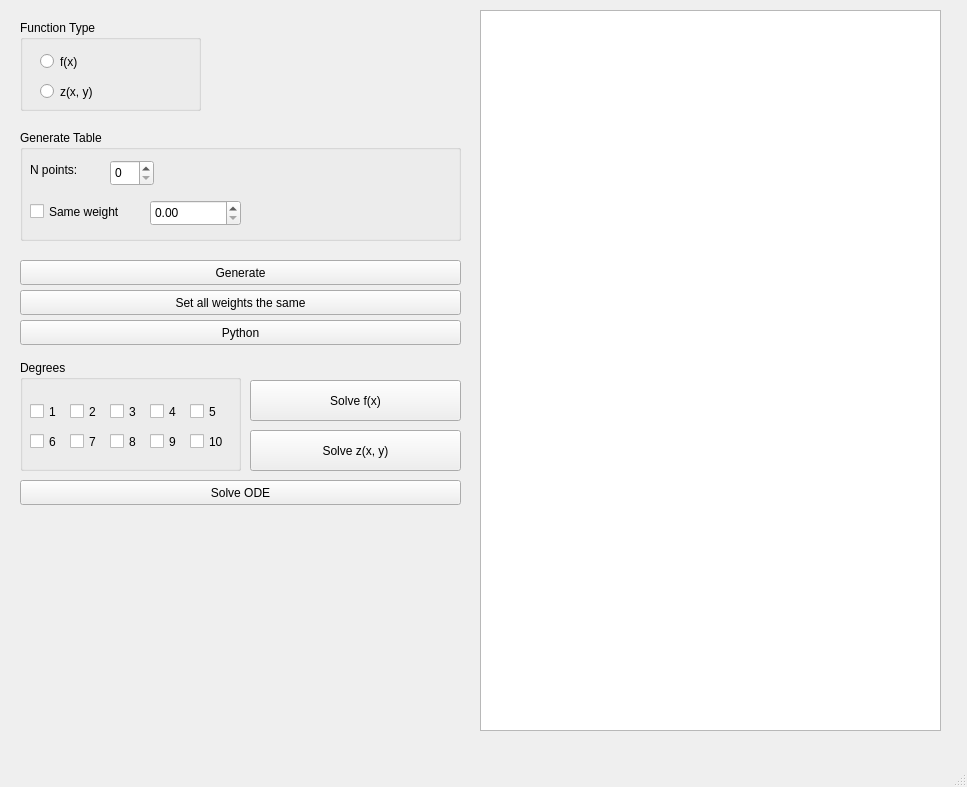
<?xml version="1.0" encoding="UTF-8"?>
<ui version="4.0">
 <class>MainWindow</class>
 <widget class="QMainWindow" name="MainWindow">
  <property name="geometry">
   <rect>
    <x>0</x>
    <y>0</y>
    <width>967</width>
    <height>787</height>
   </rect>
  </property>
  <property name="windowTitle">
   <string>MainWindow</string>
  </property>
  <widget class="QWidget" name="centralwidget">
   <widget class="QTableWidget" name="tableWidget">
    <property name="geometry">
     <rect>
      <x>480</x>
      <y>10</y>
      <width>461</width>
      <height>721</height>
     </rect>
    </property>
   </widget>
   <widget class="QGroupBox" name="groupBox_2">
    <property name="geometry">
     <rect>
      <x>20</x>
      <y>20</y>
      <width>181</width>
      <height>91</height>
     </rect>
    </property>
    <property name="title">
     <string>Function Type</string>
    </property>
    <widget class="QRadioButton" name="radioButton_SVFunction">
     <property name="geometry">
      <rect>
       <x>20</x>
       <y>30</y>
       <width>112</width>
       <height>23</height>
      </rect>
     </property>
     <property name="text">
      <string>f(x)</string>
     </property>
    </widget>
    <widget class="QRadioButton" name="radioButtonTVFunction">
     <property name="geometry">
      <rect>
       <x>20</x>
       <y>60</y>
       <width>112</width>
       <height>23</height>
      </rect>
     </property>
     <property name="text">
      <string>z(x, y)</string>
     </property>
    </widget>
   </widget>
   <widget class="QGroupBox" name="groupBox_3">
    <property name="geometry">
     <rect>
      <x>20</x>
      <y>130</y>
      <width>441</width>
      <height>111</height>
     </rect>
    </property>
    <property name="title">
     <string>Generate Table</string>
    </property>
    <widget class="QLabel" name="labelNPoints">
     <property name="geometry">
      <rect>
       <x>10</x>
       <y>30</y>
       <width>111</width>
       <height>20</height>
      </rect>
     </property>
     <property name="text">
      <string>N points:</string>
     </property>
    </widget>
    <widget class="QSpinBox" name="spinBoxNPoints">
     <property name="geometry">
      <rect>
       <x>90</x>
       <y>30</y>
       <width>44</width>
       <height>26</height>
      </rect>
     </property>
    </widget>
    <widget class="QCheckBox" name="checkBoxSameWeight">
     <property name="geometry">
      <rect>
       <x>10</x>
       <y>70</y>
       <width>121</width>
       <height>23</height>
      </rect>
     </property>
     <property name="text">
      <string>Same weight</string>
     </property>
    </widget>
    <widget class="QDoubleSpinBox" name="doubleSpinBoxSameWeight">
     <property name="geometry">
      <rect>
       <x>130</x>
       <y>70</y>
       <width>91</width>
       <height>26</height>
      </rect>
     </property>
    </widget>
   </widget>
   <widget class="QPushButton" name="pushButtonGenerateTable">
    <property name="geometry">
     <rect>
      <x>20</x>
      <y>260</y>
      <width>441</width>
      <height>25</height>
     </rect>
    </property>
    <property name="text">
     <string>Generate</string>
    </property>
   </widget>
   <widget class="QPushButton" name="pushButtonSetAllWeightsSame">
    <property name="geometry">
     <rect>
      <x>20</x>
      <y>290</y>
      <width>441</width>
      <height>25</height>
     </rect>
    </property>
    <property name="text">
     <string>Set all weights the same</string>
    </property>
   </widget>
   <widget class="QPushButton" name="pushButton">
    <property name="geometry">
     <rect>
      <x>20</x>
      <y>320</y>
      <width>441</width>
      <height>25</height>
     </rect>
    </property>
    <property name="text">
     <string>Python</string>
    </property>
   </widget>
   <widget class="QPushButton" name="pushButtonSolveFx">
    <property name="geometry">
     <rect>
      <x>250</x>
      <y>380</y>
      <width>211</width>
      <height>41</height>
     </rect>
    </property>
    <property name="text">
     <string>Solve f(x)</string>
    </property>
   </widget>
   <widget class="QPushButton" name="pushButtonSolveZxy">
    <property name="geometry">
     <rect>
      <x>250</x>
      <y>430</y>
      <width>211</width>
      <height>41</height>
     </rect>
    </property>
    <property name="text">
     <string>Solve z(x, y)</string>
    </property>
   </widget>
   <widget class="QPushButton" name="pushButtonODE">
    <property name="geometry">
     <rect>
      <x>20</x>
      <y>480</y>
      <width>441</width>
      <height>25</height>
     </rect>
    </property>
    <property name="text">
     <string>Solve ODE</string>
    </property>
   </widget>
   <widget class="QGroupBox" name="groupBox">
    <property name="geometry">
     <rect>
      <x>20</x>
      <y>360</y>
      <width>221</width>
      <height>111</height>
     </rect>
    </property>
    <property name="title">
     <string>Degrees</string>
    </property>
    <widget class="QCheckBox" name="checkBox_1">
     <property name="geometry">
      <rect>
       <x>10</x>
       <y>40</y>
       <width>41</width>
       <height>23</height>
      </rect>
     </property>
     <property name="text">
      <string>1</string>
     </property>
    </widget>
    <widget class="QCheckBox" name="checkBox_2">
     <property name="geometry">
      <rect>
       <x>50</x>
       <y>40</y>
       <width>41</width>
       <height>23</height>
      </rect>
     </property>
     <property name="text">
      <string>2</string>
     </property>
    </widget>
    <widget class="QCheckBox" name="checkBox_3">
     <property name="geometry">
      <rect>
       <x>90</x>
       <y>40</y>
       <width>41</width>
       <height>23</height>
      </rect>
     </property>
     <property name="text">
      <string>3</string>
     </property>
    </widget>
    <widget class="QCheckBox" name="checkBox_4">
     <property name="geometry">
      <rect>
       <x>130</x>
       <y>40</y>
       <width>41</width>
       <height>23</height>
      </rect>
     </property>
     <property name="text">
      <string>4</string>
     </property>
    </widget>
    <widget class="QCheckBox" name="checkBox_5">
     <property name="geometry">
      <rect>
       <x>170</x>
       <y>40</y>
       <width>41</width>
       <height>23</height>
      </rect>
     </property>
     <property name="text">
      <string>5</string>
     </property>
    </widget>
    <widget class="QCheckBox" name="checkBox_6">
     <property name="geometry">
      <rect>
       <x>10</x>
       <y>70</y>
       <width>41</width>
       <height>23</height>
      </rect>
     </property>
     <property name="text">
      <string>6</string>
     </property>
    </widget>
    <widget class="QCheckBox" name="checkBox_7">
     <property name="geometry">
      <rect>
       <x>50</x>
       <y>70</y>
       <width>41</width>
       <height>23</height>
      </rect>
     </property>
     <property name="text">
      <string>7</string>
     </property>
    </widget>
    <widget class="QCheckBox" name="checkBox_8">
     <property name="geometry">
      <rect>
       <x>90</x>
       <y>70</y>
       <width>41</width>
       <height>23</height>
      </rect>
     </property>
     <property name="text">
      <string>8</string>
     </property>
    </widget>
    <widget class="QCheckBox" name="checkBox_9">
     <property name="geometry">
      <rect>
       <x>130</x>
       <y>70</y>
       <width>41</width>
       <height>23</height>
      </rect>
     </property>
     <property name="text">
      <string>9</string>
     </property>
    </widget>
    <widget class="QCheckBox" name="checkBox_10">
     <property name="geometry">
      <rect>
       <x>170</x>
       <y>70</y>
       <width>41</width>
       <height>23</height>
      </rect>
     </property>
     <property name="text">
      <string>10</string>
     </property>
    </widget>
   </widget>
  </widget>
  <widget class="QMenuBar" name="menubar">
   <property name="geometry">
    <rect>
     <x>0</x>
     <y>0</y>
     <width>967</width>
     <height>22</height>
    </rect>
   </property>
  </widget>
  <widget class="QStatusBar" name="statusbar"/>
 </widget>
 <resources/>
 <connections/>
</ui>
